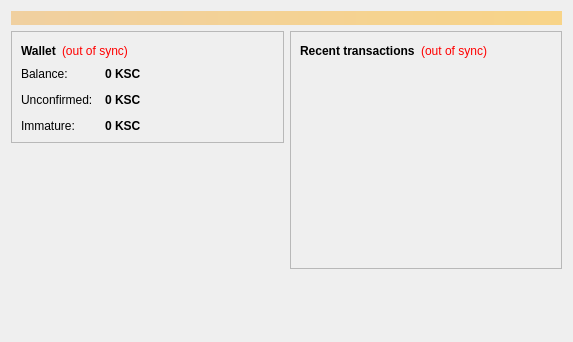
<?xml version="1.0" encoding="UTF-8"?>
<ui version="4.0">
 <class>OverviewPage</class>
 <widget class="QWidget" name="OverviewPage">
  <property name="geometry">
   <rect>
    <x>0</x>
    <y>0</y>
    <width>573</width>
    <height>342</height>
   </rect>
  </property>
  <property name="windowTitle">
   <string>Form</string>
  </property>
  <layout class="QVBoxLayout" name="topLayout">
   <item>
    <widget class="QLabel" name="labelAlerts">
     <property name="visible">
      <bool>false</bool>
     </property>
     <property name="styleSheet">
      <string notr="true">background-color: qlineargradient(x1: 0, y1: 0, x2: 1, y2: 0, stop:0 #F0D0A0, stop:1 #F8D488); color:#000000;</string>
     </property>
     <property name="wordWrap">
      <bool>true</bool>
     </property>
     <property name="margin">
      <number>3</number>
     </property>
    </widget>
   </item>
   <item>
    <layout class="QHBoxLayout" name="horizontalLayout" stretch="1,1">
     <item>
      <layout class="QVBoxLayout" name="verticalLayout_2">
       <item>
        <widget class="QFrame" name="frame">
         <property name="frameShape">
          <enum>QFrame::StyledPanel</enum>
         </property>
         <property name="frameShadow">
          <enum>QFrame::Raised</enum>
         </property>
         <layout class="QVBoxLayout" name="verticalLayout_4">
          <item>
           <layout class="QHBoxLayout" name="horizontalLayout_4">
            <item>
             <widget class="QLabel" name="label_5">
              <property name="font">
               <font>
                <weight>75</weight>
                <bold>true</bold>
               </font>
              </property>
              <property name="text">
               <string>Wallet</string>
              </property>
             </widget>
            </item>
            <item>
             <widget class="QLabel" name="labelWalletStatus">
              <property name="toolTip">
               <string>The displayed information may be out of date. Your wallet automatically synchronizes with the Kashmircoin network after a connection is established, but this process has not completed yet.</string>
              </property>
              <property name="styleSheet">
               <string notr="true">QLabel { color: red; }</string>
              </property>
              <property name="text">
               <string notr="true">(out of sync)</string>
              </property>
              <property name="alignment">
               <set>Qt::AlignLeading|Qt::AlignLeft|Qt::AlignVCenter</set>
              </property>
             </widget>
            </item>
            <item>
             <spacer name="horizontalSpacer_2">
              <property name="orientation">
               <enum>Qt::Horizontal</enum>
              </property>
              <property name="sizeHint" stdset="0">
               <size>
                <width>40</width>
                <height>20</height>
               </size>
              </property>
             </spacer>
            </item>
           </layout>
          </item>
          <item>
           <layout class="QFormLayout" name="formLayout_2">
            <property name="fieldGrowthPolicy">
             <enum>QFormLayout::AllNonFixedFieldsGrow</enum>
            </property>
            <property name="horizontalSpacing">
             <number>12</number>
            </property>
            <property name="verticalSpacing">
             <number>12</number>
            </property>
            <item row="0" column="0">
             <widget class="QLabel" name="label">
              <property name="text">
               <string>Balance:</string>
              </property>
             </widget>
            </item>
            <item row="0" column="1">
             <widget class="QLabel" name="labelBalance">
              <property name="font">
               <font>
                <weight>75</weight>
                <bold>true</bold>
               </font>
              </property>
              <property name="cursor">
               <cursorShape>IBeamCursor</cursorShape>
              </property>
              <property name="toolTip">
               <string>Your current balance</string>
              </property>
              <property name="text">
               <string notr="true">0 KSC</string>
              </property>
              <property name="textInteractionFlags">
               <set>Qt::LinksAccessibleByMouse|Qt::TextSelectableByKeyboard|Qt::TextSelectableByMouse</set>
              </property>
             </widget>
            </item>
            <item row="1" column="0">
             <widget class="QLabel" name="label_3">
              <property name="text">
               <string>Unconfirmed:</string>
              </property>
             </widget>
            </item>
            <item row="1" column="1">
             <widget class="QLabel" name="labelUnconfirmed">
              <property name="font">
               <font>
                <weight>75</weight>
                <bold>true</bold>
               </font>
              </property>
              <property name="cursor">
               <cursorShape>IBeamCursor</cursorShape>
              </property>
              <property name="toolTip">
               <string>Total of transactions that have yet to be confirmed, and do not yet count toward the current balance</string>
              </property>
              <property name="text">
               <string notr="true">0 KSC</string>
              </property>
              <property name="textInteractionFlags">
               <set>Qt::LinksAccessibleByMouse|Qt::TextSelectableByKeyboard|Qt::TextSelectableByMouse</set>
              </property>
             </widget>
            </item>
            <item row="2" column="0">
             <widget class="QLabel" name="labelImmatureText">
              <property name="text">
               <string>Immature:</string>
              </property>
             </widget>
            </item>
            <item row="2" column="1">
             <widget class="QLabel" name="labelImmature">
              <property name="font">
               <font>
                <weight>75</weight>
                <bold>true</bold>
               </font>
              </property>
              <property name="toolTip">
               <string>Mined balance that has not yet matured</string>
              </property>
              <property name="text">
               <string notr="true">0 KSC</string>
              </property>
              <property name="textInteractionFlags">
               <set>Qt::LinksAccessibleByMouse|Qt::TextSelectableByKeyboard|Qt::TextSelectableByMouse</set>
              </property>
             </widget>
            </item>
           </layout>
          </item>
         </layout>
        </widget>
       </item>
       <item>
        <spacer name="verticalSpacer">
         <property name="orientation">
          <enum>Qt::Vertical</enum>
         </property>
         <property name="sizeHint" stdset="0">
          <size>
           <width>20</width>
           <height>40</height>
          </size>
         </property>
        </spacer>
       </item>
      </layout>
     </item>
     <item>
      <layout class="QVBoxLayout" name="verticalLayout_3">
       <item>
        <widget class="QFrame" name="frame_2">
         <property name="frameShape">
          <enum>QFrame::StyledPanel</enum>
         </property>
         <property name="frameShadow">
          <enum>QFrame::Raised</enum>
         </property>
         <layout class="QVBoxLayout" name="verticalLayout">
          <item>
           <layout class="QHBoxLayout" name="horizontalLayout_2">
            <item>
             <widget class="QLabel" name="label_4">
              <property name="text">
               <string>&lt;b&gt;Recent transactions&lt;/b&gt;</string>
              </property>
             </widget>
            </item>
            <item>
             <widget class="QLabel" name="labelTransactionsStatus">
              <property name="toolTip">
               <string>The displayed information may be out of date. Your wallet automatically synchronizes with the Kashmircoin network after a connection is established, but this process has not completed yet.</string>
              </property>
              <property name="styleSheet">
               <string notr="true">QLabel { color: red; }</string>
              </property>
              <property name="text">
               <string notr="true">(out of sync)</string>
              </property>
              <property name="alignment">
               <set>Qt::AlignRight|Qt::AlignTrailing|Qt::AlignVCenter</set>
              </property>
             </widget>
            </item>
            <item>
             <spacer name="horizontalSpacer">
              <property name="orientation">
               <enum>Qt::Horizontal</enum>
              </property>
              <property name="sizeHint" stdset="0">
               <size>
                <width>40</width>
                <height>20</height>
               </size>
              </property>
             </spacer>
            </item>
           </layout>
          </item>
          <item>
           <widget class="QListView" name="listTransactions">
            <property name="styleSheet">
             <string notr="true">QListView { background: transparent; }</string>
            </property>
            <property name="frameShape">
             <enum>QFrame::NoFrame</enum>
            </property>
            <property name="verticalScrollBarPolicy">
             <enum>Qt::ScrollBarAlwaysOff</enum>
            </property>
            <property name="horizontalScrollBarPolicy">
             <enum>Qt::ScrollBarAlwaysOff</enum>
            </property>
            <property name="selectionMode">
             <enum>QAbstractItemView::NoSelection</enum>
            </property>
           </widget>
          </item>
         </layout>
        </widget>
       </item>
       <item>
        <spacer name="verticalSpacer_2">
         <property name="orientation">
          <enum>Qt::Vertical</enum>
         </property>
         <property name="sizeHint" stdset="0">
          <size>
           <width>20</width>
           <height>40</height>
          </size>
         </property>
        </spacer>
       </item>
      </layout>
     </item>
    </layout>
   </item>
  </layout>
 </widget>
 <resources/>
 <connections/>
</ui>
